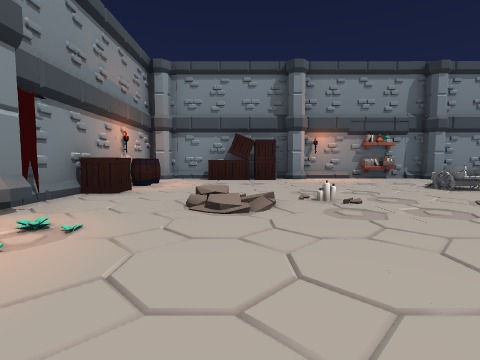
[1] (above)

12 first-person views from a walk through a Unity game level. The camera is 1.2 m above the floor, tilts 4° down and sees 85° across. The floor is counted in squares, 2 m on a side. Each view is taken from the middle of a square. On the plan, view 1 faces up. The plan holds only what a view shows up to about 9 squares ahead; the rest is blank. The place goes on beyond the plan. The player character is not drawn. Some animated figures are not drawn.

[2]
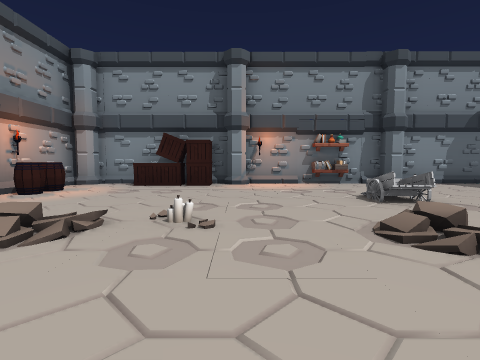

[3]
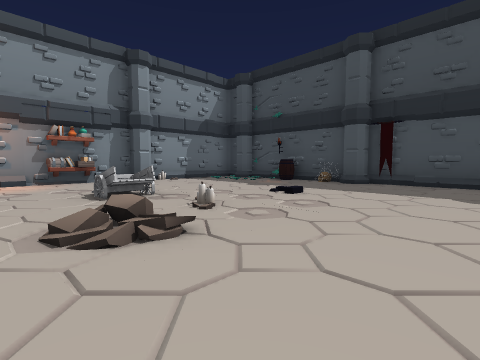

[4]
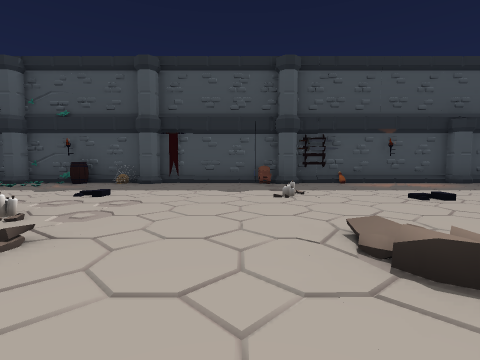

[5]
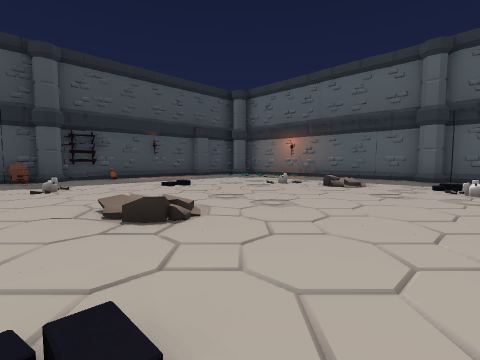

[6]
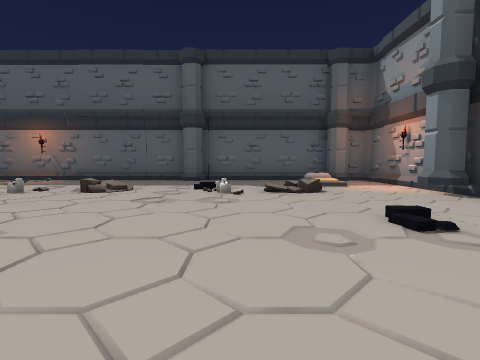

[7]
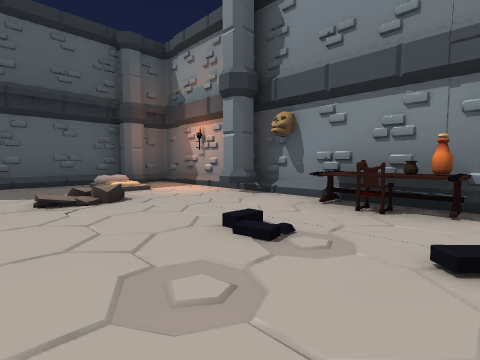

[8]
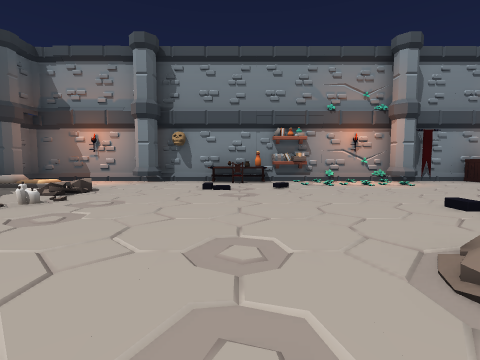

[9]
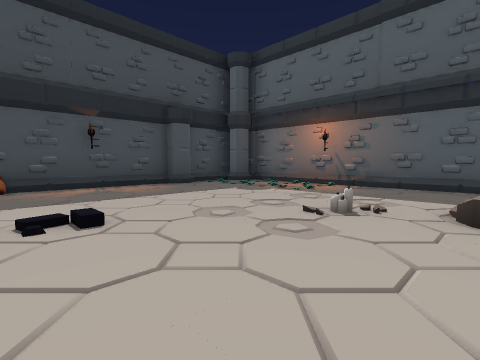

[10]
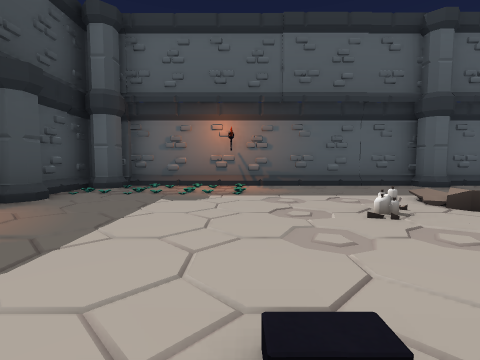

[11]
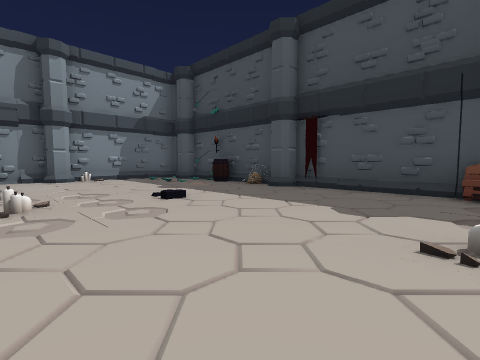

[12]
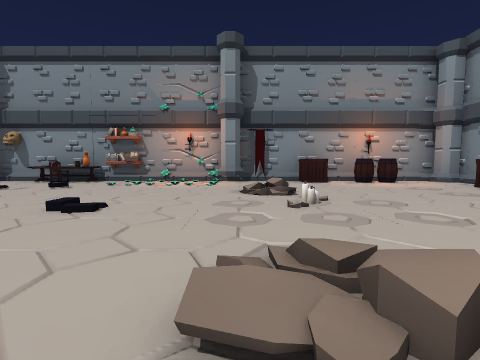

### Floor plan
Key: @ floor where view 1 was taken; # wall or solid block; . main floor; : floor 0.25 m higher than the main floor; / step, stairs or slope; = window, fence, low wall or low ledge; S shelf; P pillar; C crate; B barrel; A cart; H chair; T bottle; O other object.
Columns run from 3 left of view 1 to 11 right of it. Each row starts with its distance up from view 1.
 10  #    ##S####
  9 P.CCCP..S.P.#
  8 #...........
  7 #B.......... =#
  6 #.......:....B#
  5 C.......A....O#
  4 #../=../=....P#
  3 P../.../..... #
  2 # ............#
  1 # .../........#
  0 S .@...:..=.HP#
 -1 T./...........#
 -2 OOH..........O#
 -3 #.............#
 -4 #.............#
 -5 P..:=../=.....#
 -6 #....../.....P#
 -7 #./.......   ##
 -8 #P/..#P...O
 -9 ############

Where each view was taken, in squares from view 1:
view 1: 0 up, 0 right, facing up
view 2: 1 up, 2 right, facing up
view 3: 1 up, 3 right, facing up-right
view 4: 1 up, 2 right, facing right
view 5: 1 up, 1 right, facing down-right
view 6: 0 up, 1 right, facing down
view 7: 1 down, 1 right, facing down-left
view 8: 2 down, 5 right, facing left
view 9: 2 down, 4 right, facing down-right
view 10: 2 down, 7 right, facing down
view 11: 0 up, 5 right, facing up-right
view 12: 3 up, 5 right, facing left
